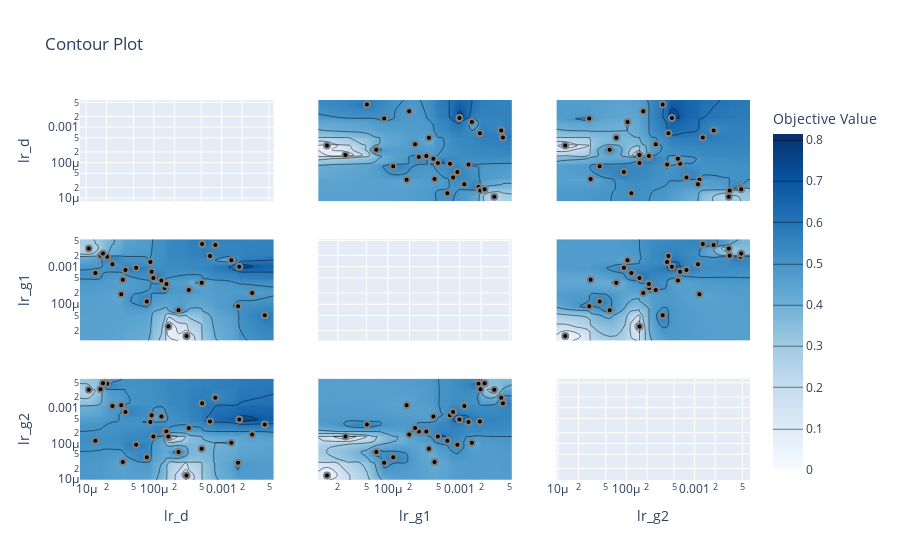

Here is the notebook cell this chart was saved with:
### Code cell
# Visualize the dependence between hyperparameters
fig = vis.plot_contour(study, params=['lr_g1', 'lr_g2', 'lr_d'])
fig.show()
